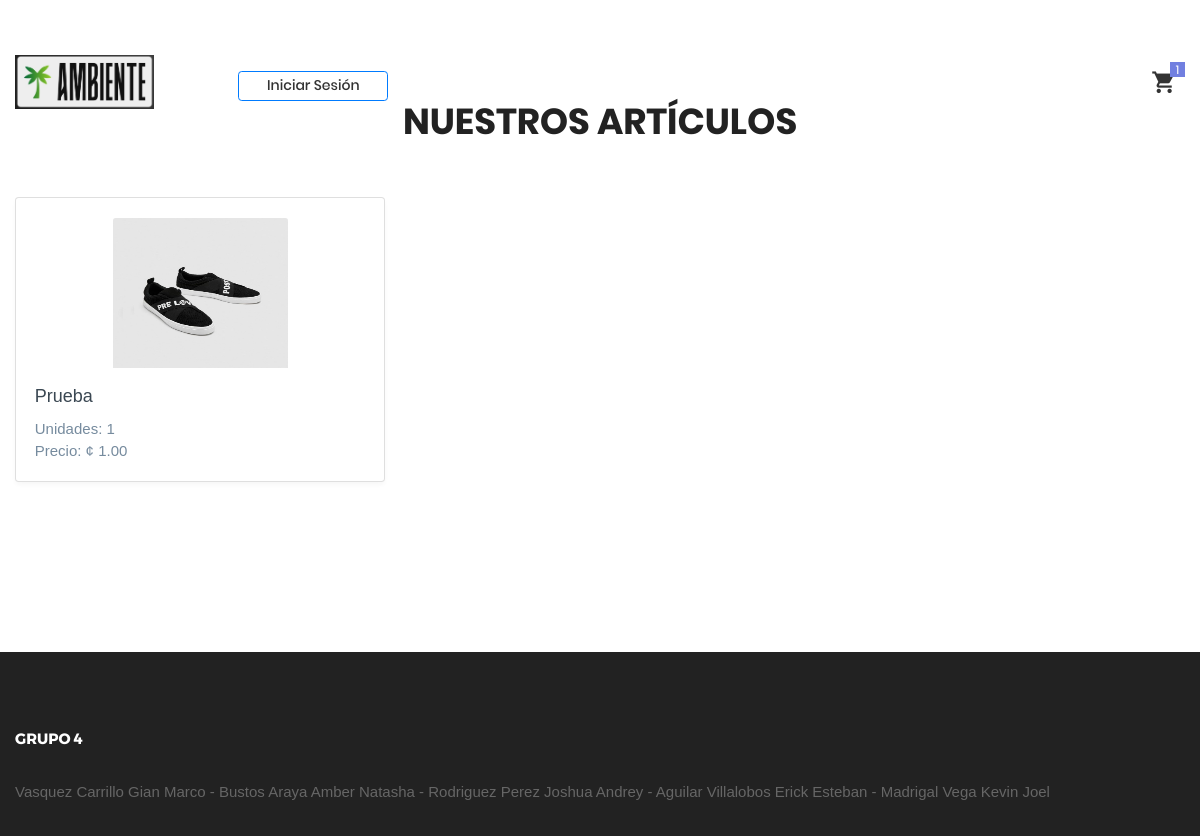
Page /View/Login/home.php on the earlier database version.
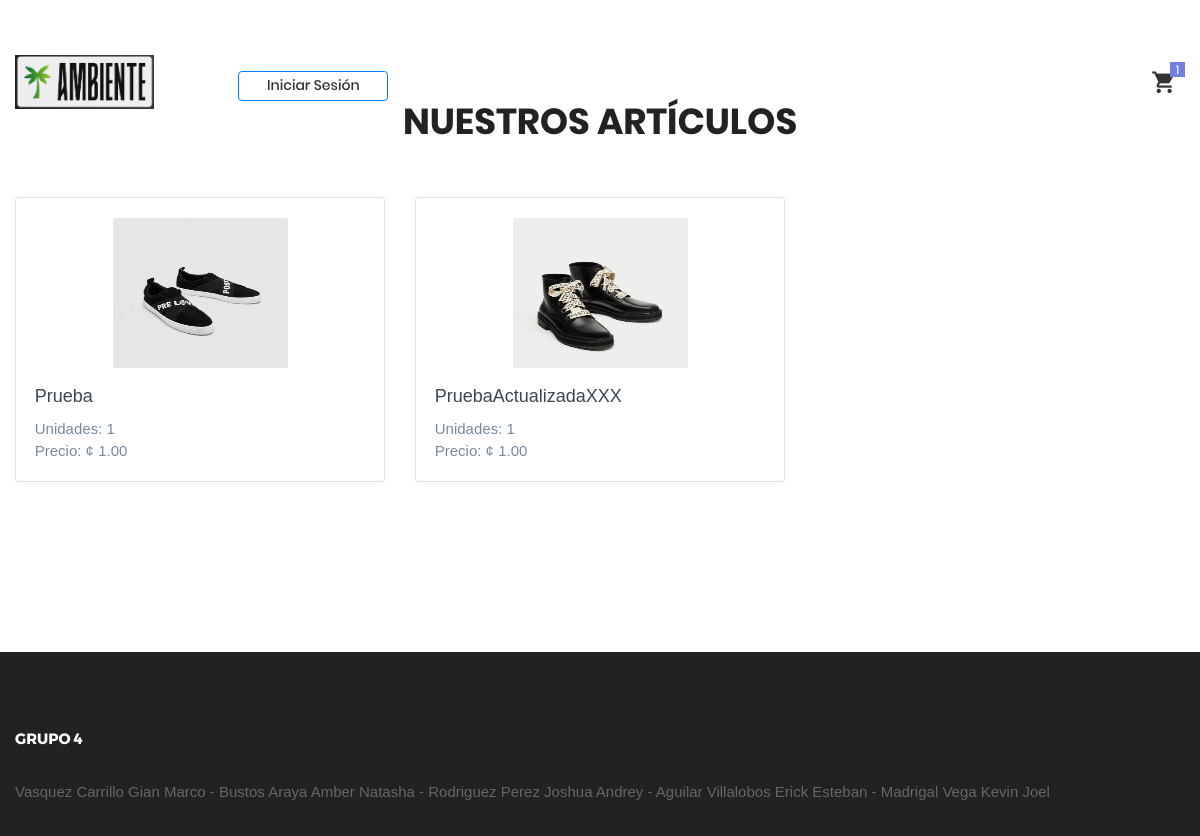
Same page on the later database version.
### tables this page shows
CREATE TABLE `articulos` (
  `articuloID` int(11) NOT NULL AUTO_INCREMENT,
  `nombre` varchar(100) NOT NULL,
  `precio` decimal(10,2) NOT NULL,
  `cantidad` int(11) NOT NULL,
  `imagen` varchar(1000) NOT NULL,
  `categoriaID` int(11) NOT NULL,
  PRIMARY KEY (`articuloID`),
  KEY `categoriaID` (`categoriaID`),
  CONSTRAINT `articulos_ibfk_1` FOREIGN KEY (`categoriaID`) REFERENCES `categorias` (`categoriaID`)
);

### Model/ArticulosModel.php (called while the page is built, shortened)
<?php
function ConsultarArticulosModel()
{
    try
    {
        $enlace = AbrirBD();
        $sentencia = "CALL ConsultarArticulos()";
        $resultado = $enlace -> query($sentencia);
        return $resultado;
    }
    catch(Exception $ex)
    {
        return null;
    }
}
?>

### Controller/ArticulosController.php (called while the page is built, shortened)
<?php
include_once $_SERVER["DOCUMENT_ROOT"] . '/ProyectoAmbienteWeb/Model/ArticulosModel.php';
function ConsultarArticulos()
{
    return ConsultarArticulosModel();
}
?>

### View/Login/home.php (the view, shortened to what this page needs)
<?php
    include_once $_SERVER["DOCUMENT_ROOT"] . '/ProyectoAmbienteWeb/View/layout.php';
    include_once $_SERVER["DOCUMENT_ROOT"] . '/ProyectoAmbienteWeb/Controller/ArticulosController.php';
?>
<!DOCTYPE html>
<html lang="en">
<body class="animsition">
<section class="bg0 p-t-23 p-b-140">
    <div class="container">
        <div class="p-b-10">
            <h3 class="ltext-103 cl5" style="text-align: center;">
			<br/><br/>
                NUESTROS ARTÍCULOS
            </h3>
        </div>
		<br/><br/>
        <div class="row">
            <?php
                $articulos = ConsultarArticulos();
                while ($fila = mysqli_fetch_array($articulos)) {
                    echo '
                    <div class="col-lg-4 col-md-6 col-sm-12">
                        <div class="card">
                            <div style="text-align:center">
                                <img class="card-img-top" src="' . $fila["imagen"] . '" style="width:175px; height:150px; margin-top:20px">
                            </div>
                            <div class="card-body">
                                <h5 class="card-title">' . $fila["nombre"] . '</h5>
                                Unidades: ' . $fila["cantidad"] . ' <br/>
                                Precio: ¢ ' . number_format($fila["precio"], 2) . '
                                <br/>';
                                echo '</div>
                        </div>
                    </div>';
                }
            ?>
        </div>
    </div>
</section>
	<footer class="bg3 p-t-75 p-b-32">
    <div class="container">
                <h4 class="stext-301 cl0 p-b-30">
                    Grupo 4
                </h4>
                    <p>Vasquez Carrillo Gian Marco - Bustos Araya Amber Natasha - Rodriguez Perez Joshua Andrey - Aguilar Villalobos Erick Esteban - Madrigal Vega Kevin Joel</p>
            </div>
</footer>
</body>
</html>

Differences in the rows shown:
added articulos: imagen (picture), nombre "PruebaActualizadaXXX", cantidad "1", precio "1.00"
